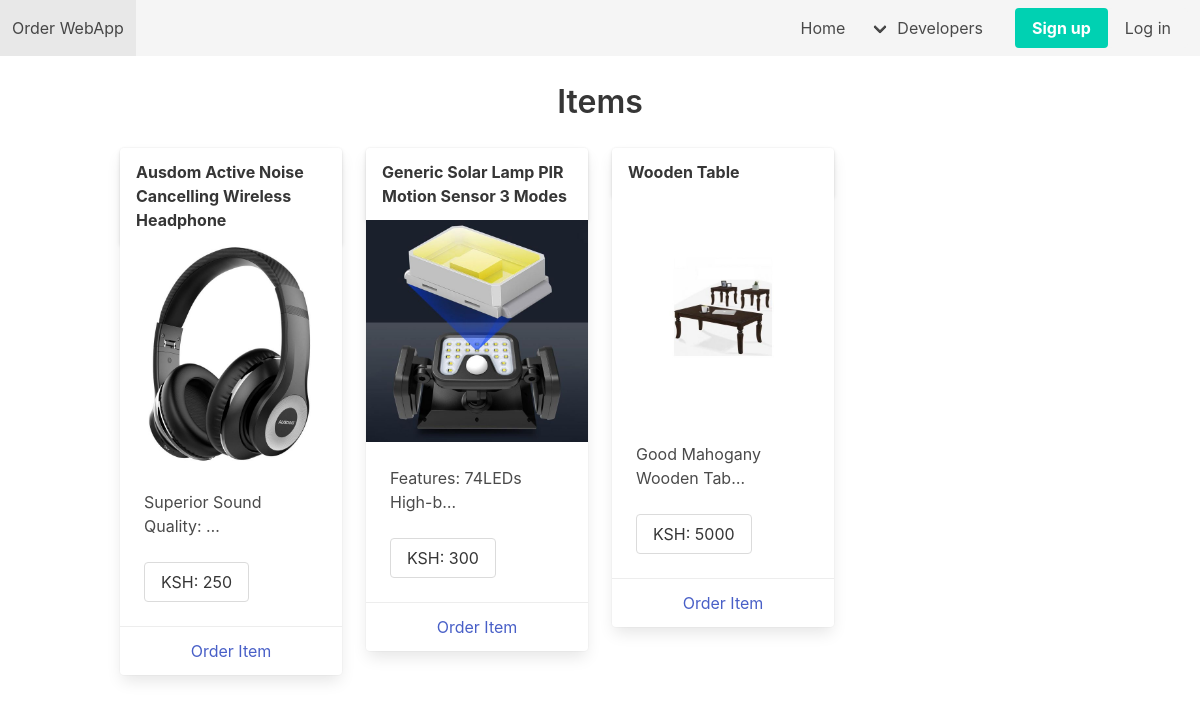
The page / on the database its author committed.
### restapp/models.py (models this page shows, shortened)
class Item(models.Model):
    name = models.CharField(max_length=255)
    amount = models.CharField(max_length=100)
    image =models.ImageField(upload_to='items/store', null=True)
    description = models.TextField()

### restapp/views.py (the view)
# urls.py: path('',ItemsPage,name='home'),
def ItemsPage(request):
    items = Item.objects.all()
    return render(request,'restapp/items.html',{'items':items})

### restapp/templates/restapp/items.html
{% extends 'restapp/base.html' %} {% block content %}
<div class="container">
    <h1 class="title p-5 m-1 is-outlined has-text-centered">Items </h1>
    <div class="columns  is-multiline is-desktop">
        {% for item in items %}
        <div class="column is-3 is-mobile">
            <div class="card">
                <header class="card-header">
                    <p class="card-header-title">
                        {{item.name}}
                    </p>
                </header>
                <div class="card-image">
                    <figure class="image is-480x480 is-mobile">
                        <img src="{{ item.image.url }}" alt="Placeholder image">
                    </figure>
                </div>
                <div class="card-content">
                    <div class="content">
                        {{item.description|truncatechars:25}}
                    </div>
                    <button class="button">KSH: {{ item.amount }}</button>
                </div>
                <footer class="card-footer">
                    <a href="{%url 'orderpage' item.id %}" class="card-footer-item">Order Item</a>
                </footer>
            </div>
        </div>
        {% endfor %}
    </div>
    {% endblock %}

### rows shown on the page
Item: name "Ausdom Active Noise Cancelling Wireless Headphone", image (picture), description "Superior Sound Quality: …", amount "250"
Item: name "Generic Solar Lamp PIR Motion Sensor 3 Modes", image (picture), description "Features: 74LEDs High-b…", amount "300"
Item: name "Wooden Table", image (picture), description "Good Mahogany Wooden Tab…", amount "5000"
